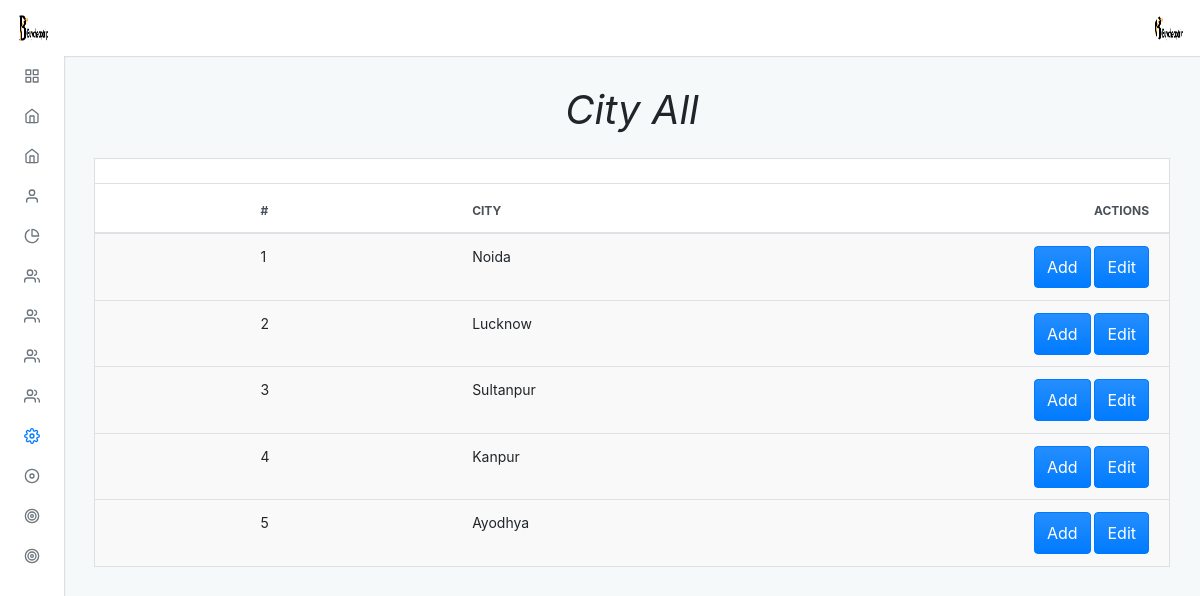
/admin/default/city_all.php (signed in), run on the app's committed database.
### tables this page shows
CREATE TABLE `cities` (
  `city_id` int(11) NOT NULL,
  `city_name` varchar(100) NOT NULL
);

### admin/default/city_all.php (the view, shortened to what this page needs)
<?php
include "../../connection.php";
?>
<?php $page = "setting";
include("./incluede/header.php") ?>
<div class="adminx-content">
    <div class="adminx-main-content">
        <div class="container-fluid">
            <div class="pb-3">
                <h1><b><i>City All</i></b></h1>
            </div>
            <div class="row">
                <div class="col">
                    <div class="card mb-grid">
                        <div class="card-header d-flex justify-content-between align-items-center">
                        </div>
                        <div class="table-responsive-md">
                            <table class="table table-actions table-striped table-hover mb-0">
                                <thead>
                                    <tr>
                                        <th scope="col">
                                            <label class="custom-control custom-checkbox m-0 p-0">
                                            </label>
                                        </th>
                                        <th scope="col">#</th>
                                        <th scope="col">City</th>
                                        <th scope="col">Actions</th>
                                    </tr>
                                </thead>
                                <tbody>
                                    <?php
                                    $query = "select * from cities ORDER BY city_id ASC";
                                    $res = mysqli_query($conn, $query);
                                    $a = 1;
                                    while ($row = mysqli_fetch_assoc($res)) {
                                    ?>
                                        <tr>
                                            <th scope="row">
                                                <label class="custom-control custom-checkbox m-0 p-0">
                                                </label>
                                            </th>
                                            <td><?php echo $a ?></td>
                                            <td><?php echo $row['city_name'] ?></td>
                                            <td>
                                                <a href="city_add"><button type="button" class="btn btn-primary waves-effect waves-light add">Add</button></a>
                                                <a href="city_update?city_id=<?php echo $row['city_id']; ?>"><button type="button" class="btn btn-primary waves-effect waves-light add">Edit</button></a>
                                            </td>
                                        <tr>
                                        <?php
                                        ++$a;
                                    }
                                        ?>
                                        <?php include("./incluede/footer.php") ?>

### admin/default/incluede/header.php (shortened to what this page needs)
<!DOCTYPE html>
<html lang="en">
<head>
  <link rel="stylesheet" type="text/css" href="./dist/css/adminx.css" media="screen" />
</head>
<body class=" virat">
  <div class="adminx-container">
    <?php
    $query = "select * from admin_login";
    $result = mysqli_query($conn, $query);
    while ($row = mysqli_fetch_assoc($result)) {
    ?>
      <nav class="navbar navbar-expand justify-content-between fixed-top virat_1">
        <a class="navbar-brand mb-0 h1 d-none d-md-block" href="admin">
          <img src="../upload/<?php echo $row['image']; ?>" class="navbar-brand-image d-inline-block align-top mr-2" class="circle" alt="">
        </a>
        <ul class="navbar-nav d-flex justify-content-end mr-2">
          <li class="nav-item dropdown">
            <a class="nav-link avatar-with-name" id="navbarDropdownMenuLink" data-toggle="dropdown" href="#">
              <img src="../upload/<?php echo $row['image']; ?>" class="d-inline-block align-top" class="rounded" alt="">
            </a>
          </li>
        </ul>
      <?php
    }
      ?>
      </nav>
      <div class="adminx-sidebar expand-hover push">
        <ul class="sidebar-nav">
          <li class="sidebar-nav-item">
            <a href="admin" class="sidebar-nav-link <?php if ($page == 'home') {
                                                      echo 'active';
                                                    } ?>">
              <span class="sidebar-nav-icon">
                <i data-feather="grid"></i>
              </span>
            </a>
          </li>
          <li class="sidebar-nav-item">
            <a class="sidebar-nav-link <?php if ($page == 'thailand') {
                                          echo 'active';
                                        } ?> collapsed" data-toggle="collapse" href="#examplepackage" aria-expanded="false" aria-controls="examplepackage">
              <span class="sidebar-nav-icon">
                <i data-feather="home"></i>
              </span>
            </a>
          </li>
          <li class="sidebar-nav-item">
            <a class="sidebar-nav-link <?php if ($page == 'slider') {
                                          echo 'active';
                                        } ?> collapsed" data-toggle="collapse" href="#example" aria-expanded="false" aria-controls="example">
              <span class="sidebar-nav-icon">
                <i data-feather="home"></i>
              </span>
            </a>
          </li>
          <li class="sidebar-nav-item">
            <a class=" sidebar-nav-link <?php if ($page == 'about') {
                                          echo 'active';
                                        } ?> collapsed" data-toggle="collapse" href="#exampl_a" aria-expanded="false" aria-controls="exampl_a">
              <span class="sidebar-nav-icon">
                <i data-feather="user"></i>
              </span>
            </a>
          </li>
          <li class="sidebar-nav-item">
            <a class=" sidebar-nav-link <?php if ($page == 'our') {
                                          echo 'active';
                                        } ?> collapsed" data-toggle="collapse" href="#examp" aria-expanded="false" aria-controls="examp">
              <span class="sidebar-nav-icon">
                <i data-feather="pie-chart"></i>
              </span>
            </a>
          </li>
          <li class="sidebar-nav-item">
            <a class=" sidebar-nav-link <?php if ($page == 'transport') {
                                          echo 'active';
                                        } ?> collapsed" data-toggle="collapse" href="#exa_team" aria-expanded="false" aria-controls="exa_team">
              <span class="sidebar-nav-icon">
                <i data-feather="users"></i>
              </span>
            </a>
          </li>
          <li class="sidebar-nav-item">
            <a class=" sidebar-nav-link <?php if ($page == 'transport') {
                                          echo 'active';
                                        } ?> collapsed" data-toggle="collapse" href="#exa_team89" aria-expanded="false" aria-controls="exa_team89">
              <span class="sidebar-nav-icon">
                <i data-feather="users"></i>
              </span>
            </a>
          </li>
          <li class="sidebar-nav-item">
            <a class=" sidebar-nav-link <?php if ($page == 'transport') {
                                          echo 'active';
                                        } ?> collapsed" data-toggle="collapse" href="#exa_team99" aria-expanded="false" aria-controls="exa_team99">
              <span class="sidebar-nav-icon">
                <i data-feather="users"></i>
              </span>
            </a>
          </li>
          <li class="sidebar-nav-item">
            <a class=" sidebar-nav-link <?php if ($page == 'users') {
                                          echo 'active';
                                        } ?> collapsed" data-toggle="collapse" href="#exa_team98" aria-expanded="false" aria-controls="exa_team98">
              <span class="sidebar-nav-icon">
                <i data-feather="users"></i>
              </span>
            </a>
          </li>
          <li class="sidebar-nav-item">
            <a class=" sidebar-nav-link <?php if ($page == 'setting') {
                                          echo 'active';
                                        } ?> collapsed" data-toggle="collapse" href="#ex" aria-expanded="false" aria-controls="ex">
              <span class="sidebar-nav-icon">
                <i data-feather="settings"></i>
              </span>
            </a>
            <li class="sidebar-nav-item">
                <a href="../default/users_wallet" class="sidebar-nav-link">
                  <span class="sidebar-nav-abbr">
                    <i data-feather="disc"></i>
                  </span>
                </a>
              </li>
              <li class="sidebar-nav-item">
                <a href="../default/thailand_payment" class="sidebar-nav-link">
                  <span class="sidebar-nav-abbr">
                    <i data-feather="target"></i>
                  </span>
                </a>
              </li>
              <li class="sidebar-nav-item">
                <a href="../default/manage_offer" class="sidebar-nav-link">
                  <span class="sidebar-nav-abbr">
                    <i data-feather="target"></i>
                  </span>
                </a>
              </li>
      </div>

### admin/default/incluede/header.php (style rules this page uses)
.pb-3 { text-align: center; }

### data on the page
cities: city_name "Noida"
cities: city_name "Lucknow"
cities: city_name "Sultanpur"
cities: city_name "Kanpur"
cities: city_name "Ayodhya"
